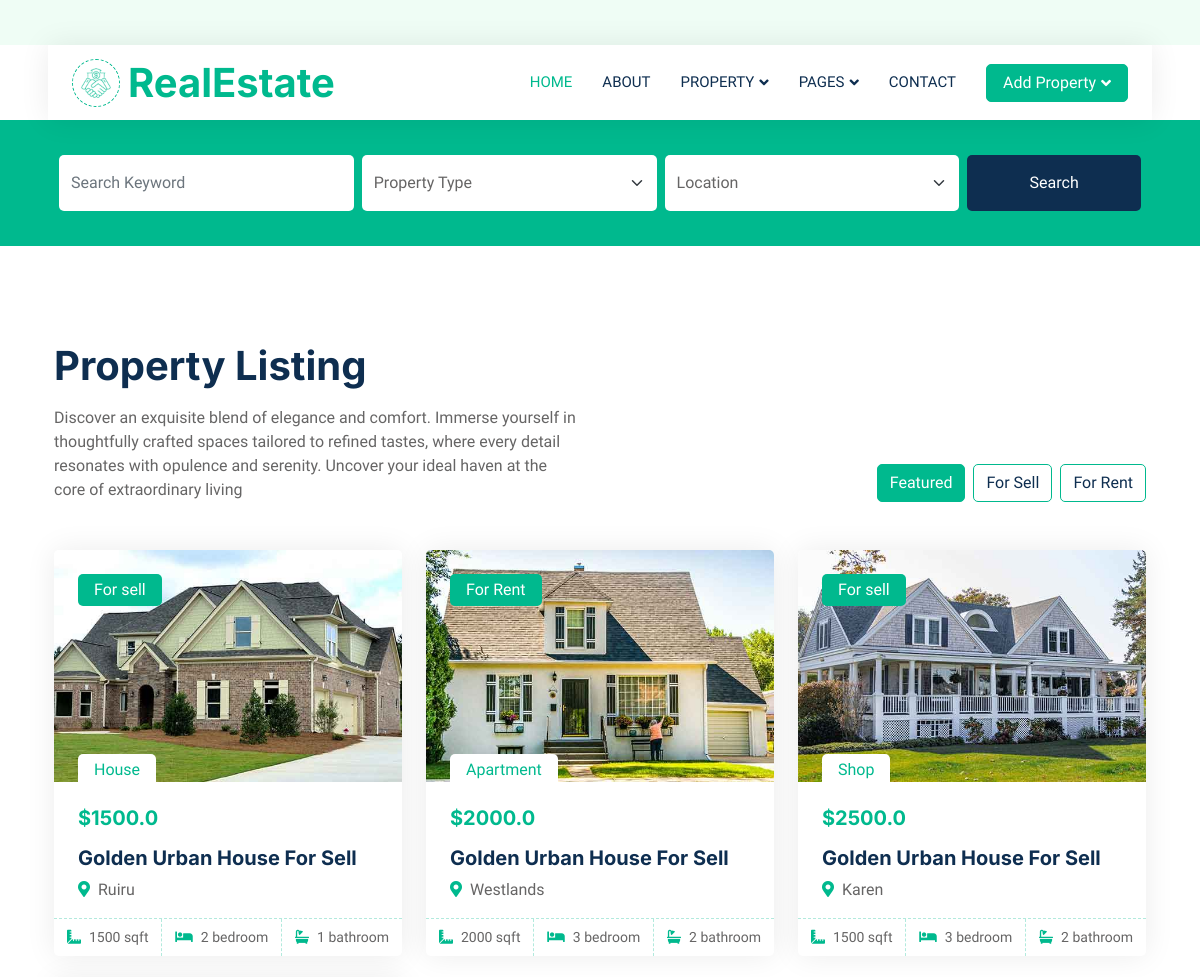
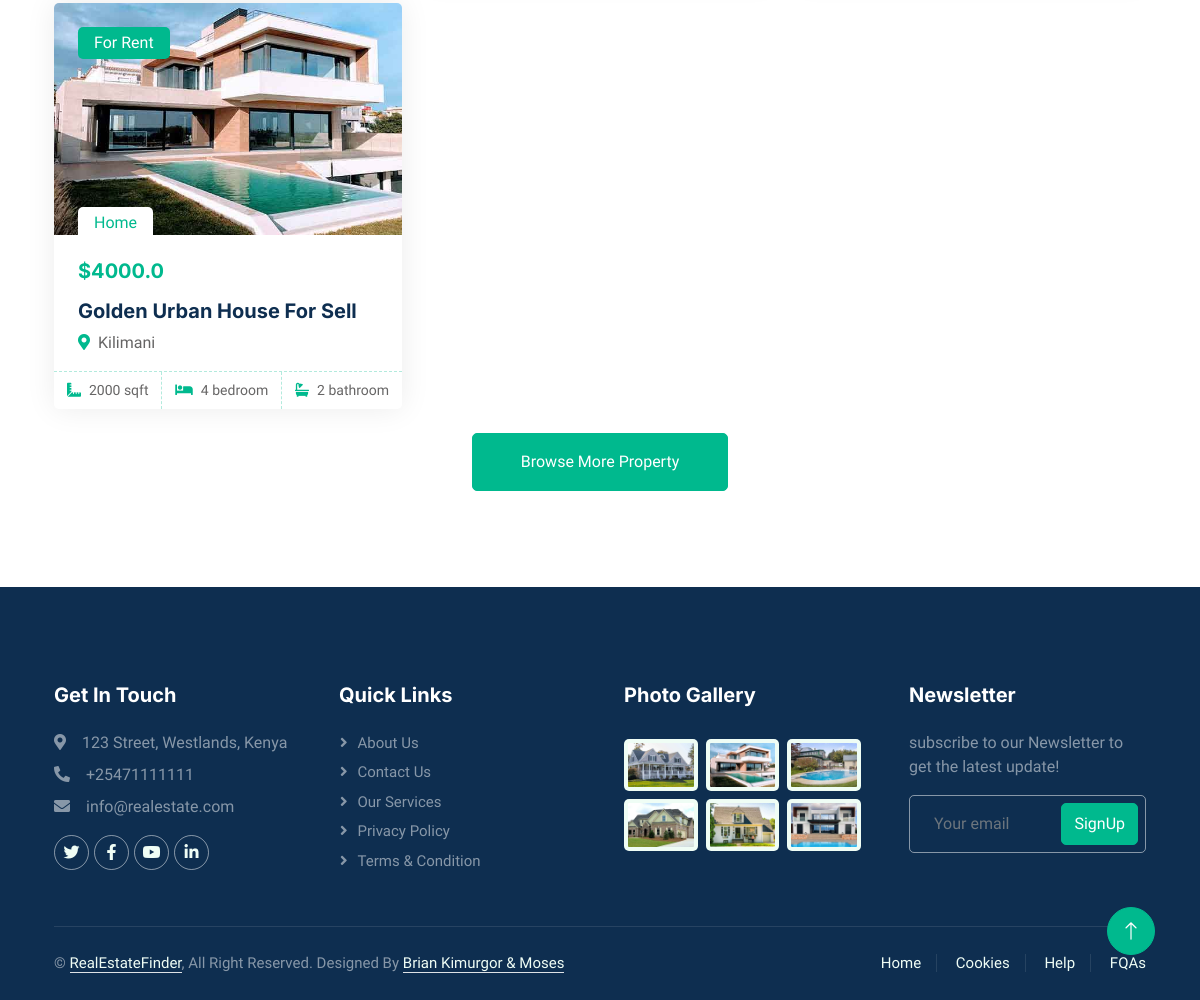
Page /property-list on the committed database (2 pictures, top to bottom).
### estate_finder/models.py (models this page shows, shortened)
class Property(db.Model):
    id = db.Column(db.Integer, primary_key=True)
    property_type_id = db.Column(db.Integer, db.ForeignKey('property_type.id'), nullable=False)
    location_id = db.Column(db.Integer, db.ForeignKey('location.id'), nullable=False)
    status = db.Column(db.String(12), nullable=False) # for sell or rent
    size_sqft = db.Column(db.Integer)
    bedrooms = db.Column(db.Integer, nullable=False)
    bathrooms = db.Column(db.Integer, nullable=False)
    price = db.Column(db.Float, nullable=False)
    property_img = db.Column(db.String(255), nullable=False, default="default.jpg")
    property_type = db.relationship('PropertyType', backref=db.backref('properties', lazy=True))
    location = db.relationship('Location', backref=db.backref('properties', lazy=True))

class PropertyType(db.Model):
    id = db.Column(db.Integer, primary_key=True)
    name = db.Column(db.String(255), nullable=False)
    def __repr__(self):
        return f"{self.name}"

class Location(db.Model):
    id = db.Column(db.Integer, primary_key=True)
    name = db.Column(db.String(255), nullable=False)
    def __repr__(self):
        return f"{self.name}"

### estate_finder/routes.py (the view)
@app.route('/property-list')
def property_list():
    properties = Property.query.all()
    return render_template('property-list.html', properties=properties)

### estate_finder/templates/property-list.html (shortened to what this page needs)
{% extends 'index.html' %}
{% block content %}
<div class="container-fluid bg-primary mb-5 wow fadeIn" data-wow-delay="0.1s" style="padding: 35px;">
    <div class="container">
        <div class="row g-2">
            <div class="col-md-10">
                <div class="row g-2">
                    <div class="col-md-4">
                        <input type="text" class="form-control border-0 py-3" placeholder="Search Keyword">
                    </div>
                    <div class="col-md-4">
                        <select class="form-select border-0 py-3">
                            <option selected>Property Type</option>
                        </select>
                    </div>
                    <div class="col-md-4">
                        <select class="form-select border-0 py-3">
                            <option selected>Location</option>
                        </select>
                    </div>
                </div>
            </div>
            <div class="col-md-2">
                <button class="btn btn-dark border-0 w-100 py-3">Search</button>
            </div>
        </div>
    </div>
</div>
<div class="container-xxl py-5">
    <div class="container">
        <div class="row g-0 gx-5 align-items-end">
            <div class="col-lg-6">
                <div class="text-start mx-auto mb-5 wow slideInLeft" data-wow-delay="0.1s">
                    <h1 class="mb-3">Property Listing</h1>
                    <p>Discover an exquisite blend of elegance and comfort. Immerse yourself in thoughtfully crafted spaces tailored to refined tastes, where every detail resonates with opulence and serenity.
                        Uncover your ideal haven at the core of extraordinary living</p>
                </div>
            </div>
            <div class="col-lg-6 text-start text-lg-end wow slideInRight" data-wow-delay="0.1s">
                <ul class="nav nav-pills d-inline-flex justify-content-end mb-5">
                    <li class="nav-item me-2">
                        <a class="btn btn-outline-primary active" data-bs-toggle="pill" href="#tab-1">Featured</a>
                    </li>
                    <li class="nav-item me-2">
                        <a class="btn btn-outline-primary" data-bs-toggle="pill" href="#tab-2">For Sell</a>
                    </li>
                    <li class="nav-item me-0">
                        <a class="btn btn-outline-primary" data-bs-toggle="pill" href="#tab-3">For Rent</a>
                    </li>
                </ul>
            </div>
        </div>
        <div class="tab-content">
            <div id="tab-1" class="tab-pane fade show p-0 active">
                <div class="row g-4">
                    {% for property in properties %}
                        <div class="col-lg-4 col-md-6 wow fadeInUp" data-wow-delay="0.1s">
                            <div class="property-item rounded overflow-hidden">
                                <div class="position-relative overflow-hidden">
                                    <a href=""><img class="img-fluid" src="{{ url_for('static', filename=property.property_img) }}" alt=""></a>
                                    <div class="bg-primary rounded text-white position-absolute start-0 top-0 m-4 py-1 px-3">{{ property.status }}</div>
                                    <div class="bg-white rounded-top text-primary position-absolute start-0 bottom-0 mx-4 pt-1 px-3">{{ property.property_type }}</div>
                                </div>
                                <div class="p-4 pb-0">
                                    <h5 class="text-primary mb-3">${{ property.price }}</h5>
                                    <a class="d-block h5 mb-2" href="">Golden Urban House For Sell</a>
                                    <p><i class="fa fa-map-marker-alt text-primary me-2"></i>{{ property.location }}</p>
                                </div>
                                <div class="d-flex border-top">
                                    <small class="flex-fill text-center border-end py-2"><i class="fa fa-ruler-combined text-primary me-2"></i>{{ property.size_sqft }} sqft</small>
                                    <small class="flex-fill text-center border-end py-2"><i class="fa fa-bed text-primary me-2"></i>{{ property.bedrooms }} bedroom</small>
                                    <small class="flex-fill text-center py-2"><i class="fa fa-bath text-primary me-2"></i>{{ property.bathrooms }} bathroom</small>
                                </div>
                            </div>
                        </div>
                    {% endfor %}
                    <div class="col-12 text-center wow fadeInUp" data-wow-delay="0.1s">
                        <a class="btn btn-primary py-3 px-5" href="">Browse More Property</a>
                    </div>
                </div>
            </div>
        </div>
    </div>
</div>
{% endblock %}

### estate_finder/templates/index.html (shortened to what this page needs)
<!DOCTYPE html>
<html lang="en">
<head>
    <link href="https://cdnjs.cloudflare.com/ajax/libs/font-awesome/5.10.0/css/all.min.css" rel="stylesheet">
    <link href="https://cdn.jsdelivr.net/npm/bootstrap-icons@1.4.1/font/bootstrap-icons.css" rel="stylesheet">
    <link href="https://cdn.jsdelivr.net/npm/bootstrap@5.3.2/dist/css/bootstrap.min.css" rel="stylesheet">
    <link href="{{url_for('static',filename='lib/animate/animate.min.css')}}" rel="stylesheet">
    <link href="{{url_for('static',filename='lib/owlcarousel/assets/owl.carousel.min.css')}}" rel="stylesheet">    <link href="https://cdn.jsdelivr.net/npm/bootstrap@5.3.2/dist/css/bootstrap.min.css" rel="stylesheet">
    <link href="{{url_for('static',filename='css/bootstrap.min.css')}}" rel="stylesheet">
    <link href="{{url_for('static',filename='css/style.css')}}" rel="stylesheet">
</head>
<body>
    <div class="container-xxl bg-white p-0">
        <div class="container-fluid nav-bar bg-transparent">
            <nav class="navbar navbar-expand-lg bg-white navbar-light py-0 px-4">
                <a href="{{ url_for('home') }}" class="navbar-brand d-flex align-items-center text-center">
                    <div class="icon p-2 me-2">
                        <img class="img-fluid" src="{{url_for('static', filename='img/icon-deal.png')}}" alt="Icon" style="width: 30px; height: 30px;">
                    </div>
                    <h1 class="m-0 text-primary">RealEstate</h1>
                </a>
                <div class="collapse navbar-collapse" id="navbarCollapse">
                    <div class="navbar-nav ms-auto">
                        <a href="{{ url_for('home') }}" class="nav-item nav-link active">Home</a>
                        <a href="{{ url_for('about') }}" class="nav-item nav-link">About</a>
                        <div class="nav-item dropdown">
                            <a href="#" class="nav-link dropdown-toggle" data-bs-toggle="dropdown">Property</a>
                        </div>
                        <div class="nav-item dropdown">
                            <a href="#" class="nav-link dropdown-toggle" data-bs-toggle="dropdown">Pages</a>
                        </div>
                        <a href="{{ url_for('contact') }}" class="nav-item nav-link">Contact</a>
                    </div>
                    <div class="dropdown">
                        <a href="#" class="btn btn-primary px-3 d-none d-lg-flex dropdown-toggle" id="navbarDropdown" role="button" data-bs-toggle="dropdown" aria-haspopup="true" aria-expanded="false">
                            Add Property
                        </a>
                    </div>
                </div>
            </nav>
        </div>
        {% block content %}
        {% endblock %}
        <div class="container-fluid bg-dark text-white-50 footer pt-5 mt-5 wow fadeIn" data-wow-delay="0.1s">
            <div class="container py-5">
                <div class="row g-5">
                    <div class="col-lg-3 col-md-6">
                        <h5 class="text-white mb-4">Get In Touch</h5>
                        <p class="mb-2"><i class="fa fa-map-marker-alt me-3"></i>123 Street, Westlands, Kenya</p>
                        <p class="mb-2"><i class="fa fa-phone-alt me-3"></i>+25471111111</p>
                        <p class="mb-2"><i class="fa fa-envelope me-3"></i>info@realestate.com</p>
                        <div class="d-flex pt-2">
                            <a class="btn btn-outline-light btn-social" href=""><i class="fab fa-twitter"></i></a>
                            <a class="btn btn-outline-light btn-social" href=""><i class="fab fa-facebook-f"></i></a>
                            <a class="btn btn-outline-light btn-social" href=""><i class="fab fa-youtube"></i></a>
                            <a class="btn btn-outline-light btn-social" href=""><i class="fab fa-linkedin-in"></i></a>
                        </div>
                    </div>
                    <div class="col-lg-3 col-md-6">
                        <h5 class="text-white mb-4">Quick Links</h5>
                        <a class="btn btn-link text-white-50" href="">About Us</a>
                        <a class="btn btn-link text-white-50" href="">Contact Us</a>
                        <a class="btn btn-link text-white-50" href="">Our Services</a>
                        <a class="btn btn-link text-white-50" href="">Privacy Policy</a>
                        <a class="btn btn-link text-white-50" href="">Terms & Condition</a>
                    </div>
                    <div class="col-lg-3 col-md-6">
                        <h5 class="text-white mb-4">Photo Gallery</h5>
                        <div class="row g-2 pt-2">
                            <div class="col-4">
                                <img class="img-fluid rounded bg-light p-1" src="{{ url_for('static', filename='img/property-1.jpg') }}" alt="">
                            </div>
                            <div class="col-4">
                                <img class="img-fluid rounded bg-light p-1" src="{{ url_for('static', filename='img/property-2.jpg') }}" alt="">
                            </div>
                            <div class="col-4">
                                <img class="img-fluid rounded bg-light p-1" src="{{ url_for('static', filename='img/property-3.jpg') }}" alt="">
                            </div>
                            <div class="col-4">
                                <img class="img-fluid rounded bg-light p-1" src="{{ url_for('static', filename='img/property-4.jpg') }}" alt="">
                            </div>
                            <div class="col-4">
                                <img class="img-fluid rounded bg-light p-1" src="{{ url_for('static', filename='img/property-5.jpg') }}" alt="">
                            </div>
                            <div class="col-4">
                                <img class="img-fluid rounded bg-light p-1" src="{{ url_for('static', filename='img/property-6.jpg') }}" alt="">
                            </div>
                        </div>
                    </div>
                    <div class="col-lg-3 col-md-6">
                        <h5 class="text-white mb-4">Newsletter</h5>
                        <p>subscribe to our Newsletter to get the latest update!</p>
                        <div class="position-relative mx-auto" style="max-width: 400px;">
                            <input class="form-control bg-transparent w-100 py-3 ps-4 pe-5" type="text" placeholder="Your email">
                            <button type="button" class="btn btn-primary py-2 position-absolute top-0 end-0 mt-2 me-2">SignUp</button>
                        </div>
                    </div>
                </div>
            </div>
            <div class="container">
                <div class="copyright">
                    <div class="row">
                        <div class="col-md-6 text-center text-md-start mb-3 mb-md-0">
                            &copy; <a class="border-bottom" href="#">RealEstateFinder</a>, All Right Reserved.
                            Designed By <a class="border-bottom" href="https://htmlcodex.com">Brian Kimurgor & Moses</a>
                        </div>
                        <div class="col-md-6 text-center text-md-end">
                            <div class="footer-menu">
                                <a href="">Home</a>
                                <a href="">Cookies</a>
                                <a href="">Help</a>
                                <a href="">FQAs</a>
                            </div>
                        </div>
                    </div>
                </div>
            </div>
        </div>
        <a href="#" class="btn btn-lg btn-primary btn-lg-square back-to-top"><i class="bi bi-arrow-up"></i></a>
    </div>
</body>
</html>

### rows in the picture
Property: property_img (picture), status "For sell", property_type "House", price "1500.0", location "Ruiru", size_sqft "1500", bedrooms "2", bathrooms "1"
Property: property_img (picture), status "For Rent", property_type "Apartment", price "2000.0", location "Westlands", size_sqft "2000", bedrooms "3", bathrooms "2"
Property: property_img (picture), status "For sell", property_type "Shop", price "2500.0", location "Karen", size_sqft "1500", bedrooms "3", bathrooms "2"
Property: property_img (picture), status "For Rent", property_type "Home", price "4000.0", location "Kilimani", size_sqft "2000", bedrooms "4", bathrooms "2"
